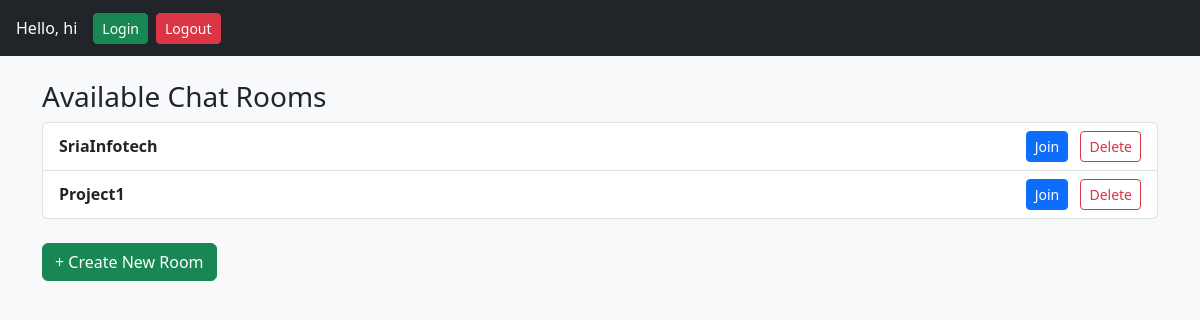
Screenshot of /room/ (signed in) with the database file from the repository.
### chat/models.py (models this page shows, shortened)
class CustomUser(AbstractUser):
    phone = models.CharField(max_length=15, blank=True, null=True)
    otp_code = models.CharField(max_length=6, blank=True, null=True)  # new field
    otp_expires_at = models.DateTimeField(blank=True, null=True)
    username_validator = UnicodeUsernameValidator()
    username = models.CharField(max_length=150,unique=True,validators=[username_validator],
                                error_messages={'unique': 'A user with that username already exists.'},
                                help_text='Required. 150 characters or fewer. Letters, digits and @/./+/-/_ only.',
                                verbose_name='username')

class Room(models.Model):
    name = models.CharField(max_length=100, unique=True)#Room name
    created_by = models.ForeignKey(CustomUser, on_delete=models.CASCADE)# User who created the room
    created_at = models.DateTimeField(auto_now_add=True)# Timestamp when room was created

### chat/views.py (the view)
# urls.py: path('room/', views.room_list, name='room_list'),
@login_required
def room_list(request):
    rooms = Room.objects.all()
    return render(request, 'room_list.html', {'rooms': rooms})

### chat/templates/room_list.html (shortened to what this page needs)
{% extends 'base.html' %}
{% block content %}
<h3>Available Chat Rooms</h3>
<ul class="list-group">
{% for room in rooms %}
  <li class="list-group-item d-flex justify-content-between align-items-center">
    <div>
       <strong>{{ room.name }}</strong>
    </div>
    <div>
      <a href="{% url 'room_detail' room.name %}" class="btn btn-sm btn-primary me-2">Join</a>
      <a href="{% url 'delete_room' room.name %}"
         class="btn btn-sm btn-outline-danger"
         onclick="return confirm('Are you sure you want to delete this room?');">
         Delete
      </a>
    </div>
  </li>
{% empty %}
  <li class="list-group-item text-muted">No rooms available.<a href="{% url 'create_room' %}">Create one</a></li>
{% endfor %}
</ul>
<br>
<a href="{% url 'create_room' %}" class="btn btn-success">+ Create New Room</a>
{% endblock %}

### chat/templates/base.html (shortened to what this page needs)
{% load static %}
<!DOCTYPE html>
<html lang="en">
<head>
  <link href="https://cdn.jsdelivr.net/npm/bootstrap@5.3.3/dist/css/bootstrap.min.css" rel="stylesheet">
  <link rel="stylesheet" href="https://cdn.jsdelivr.net/npm/bootstrap-icons@1.10.5/font/bootstrap-icons.css">
</head>
<body class="bg-light">
  <nav class="navbar navbar-expand-lg navbar-dark bg-dark px-3">
    {% if user.is_authenticated %}
      <span class="navbar-text text-white me-3">Hello, {{ user.username }}</span>
      <a href="{% url 'login' %}" class="btn btn-success btn-sm me-2">Login</a>
      <a href="{% url 'logout' %}" class="btn btn-danger btn-sm">Logout</a>
    {% else %}
      <a href="{% url 'login' %}" class="btn btn-success btn-sm me-2">Login</a>
      <a href="{% url 'register' %}" class="btn btn-warning btn-sm">Register</a>
    {% endif %}
  </nav>
  <div class="container mt-4">
    {% block content %}
    {% endblock %}
  </div>
</body>
</html>

### rows the page displays
CustomUser: username "hi"
Room: name "SriaInfotech"
Room: name "Project1"
